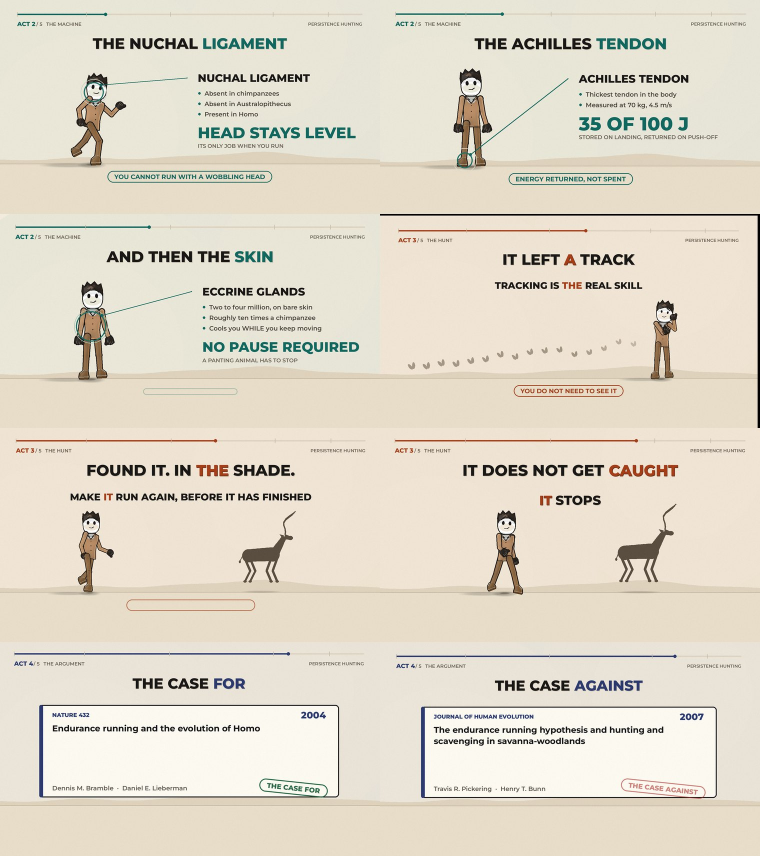
#> input picture styles/monarch-stickman-animation/_body_b.jpg, 1520 x 1712 px (shown at 1/2 size)
$ python -i stick2.py   (imports and definitions only)
#> lines starting #> are read from the running program, lines starting #| are printed output that depends on the picture
### styles/monarch-stickman-animation/src/stickbase.py
"""Doodle/stickman drawing primitives: hand-drawn strokes, rigged stick figure, props, board."""
import math, sys
import numpy as np
from PIL import Image, ImageDraw, ImageFilter, ImageFont, ImageChops
sys.path.insert(0, '/home/user/src')

W, H, FPS = 1080, 1920, 30
FD = '/home/user/fonts/'
MARKER, HAND, CAVEAT = FD + 'PermanentMarker.ttf', FD + 'PatrickHand.ttf', FD + 'Caveat-VF.ttf'

CHALK = (238, 242, 250)
GOLD = (255, 201, 60)
CYAN = (70, 224, 255)
MINT = (124, 255, 178)
RED = (255, 107, 107)
PINK = (255, 140, 200)
rng = np.random.default_rng(5)
TQ = 2

# ---------------------------------------------------------------- easing
def clamp(x, a=0., b=1.): return max(a, min(b, x))
def out_back(x, s=1.9): x = clamp(x); return 1 + (s + 1) * (x - 1) ** 3 + s * (x - 1) ** 2
def out_cubic(x): x = clamp(x); return 1 - (1 - x) ** 3
def out_expo(x): x = clamp(x); return 1 - 2 ** (-10 * x) if x < 1 else 1
def in_cubic(x): x = clamp(x); return x ** 3
def ease(x): x = clamp(x); return x * x * (3 - 2 * x)

def hsh(a, b=0.0):
    v = math.sin(a * 12.9898 + b * 78.233) * 43758.5453
    return v - math.floor(v)

def jpt(p, seed, tq, amp=2.6):
    return (p[0] + (hsh(seed * 1.7 + tq * 3.1) - .5) * 2 * amp,
            p[1] + (hsh(seed * 3.3 + tq * 5.7 + 9.1) - .5) * 2 * amp)

def _cut(pts, p):
    if p >= 1: return pts
    if p <= 0: return []
    segs = [math.dist(pts[i], pts[i + 1]) for i in range(len(pts) - 1)]
    total = sum(segs) or 1
    want = total * p
    out = [pts[0]]; acc = 0
    for i, L in enumerate(segs):
        if acc + L >= want:
            k = (want - acc) / max(L, 1e-6)
            out.append((pts[i][0] + (pts[i + 1][0] - pts[i][0]) * k,
                        pts[i][1] + (pts[i + 1][1] - pts[i][1]) * k))
            return out
        acc += L; out.append(pts[i + 1])
    return out

def poly(dr, pts, col=CHALK, w=9, p=1.0, seed=1.0, tq=0, amp=2.6, closed=False, fill=None):
    if len(pts) < 2 or p <= 0: return
    pj = [jpt(q, seed + i * 2.3, tq, amp) for i, q in enumerate(pts)]
    if closed: pj = pj + [pj[0]]
    pj = _cut(pj, p)
    if len(pj) < 2: return
    if fill and p >= 1: dr.polygon(pj, fill=fill)
    dr.line(pj, fill=col, width=w, joint='curve')
    r = w / 2 - .5
    for q in (pj[0], pj[-1]):
        dr.ellipse([q[0] - r, q[1] - r, q[0] + r, q[1] + r], fill=col)

def circ(dr, c, rad, col=CHALK, w=9, p=1.0, seed=2.0, tq=0, amp=2.4, segs=34, fill=None, start=-90):
    pts = [(c[0] + rad * math.cos(math.radians(start + 360 * i / segs)),
            c[1] + rad * math.sin(math.radians(start + 360 * i / segs))) for i in range(segs + 1)]
    if fill: dr.ellipse([c[0] - rad, c[1] - rad, c[0] + rad, c[1] + rad], fill=fill)
    poly(dr, pts, col, w, p, seed, tq, amp)

# [4 lines left out: function arc, not called in this run]

def box(dr, x0, y0, x1, y1, col=CHALK, w=9, p=1.0, seed=4.0, tq=0, amp=2.4, fill=None):
    poly(dr, [(x0, y0), (x1, y0), (x1, y1), (x0, y1)], col, w, p, seed, tq, amp, closed=True, fill=fill)

def squiggle(dr, x0, y, x1, col=GOLD, w=8, p=1.0, seed=5.0, tq=0, amp=3, n=9, h=11):
    poly(dr, [(x0 + (x1 - x0) * i / n, y + (h if i % 2 else -h)) for i in range(n + 1)], col, w, p, seed, tq, amp)

# [12 lines left out: function arrow, not called in this run]

# ---------------------------------------------------------------- text
_fc, _tc = {}, {}
def ft(path, size, var=None):
    k = (path, size, var)
    if k not in _fc:
        f = ImageFont.truetype(path, int(size))
        if var:
            try: f.set_variation_by_name(var)
            except Exception: pass
        _fc[k] = f
    return _fc[k]

# [38 lines left out: functions text_img, put, write, not called in this run]

# ---------------------------------------------------------------- stick rig
def rot2(a, v):
    ca, sa = math.cos(a), math.sin(a)
    return (v[0] * ca - v[1] * sa, v[0] * sa + v[1] * ca)

# [45 lines left out: functions stick, pose_idle, not called in this run]

def pose_sad(t):
    return dict(lean=8, head=16 + math.sin(t * 1.4) * 2, al=14, el=20, ar=-14, er=-20,
                ll=8, kl=4, lr=-8, kr=4)

# [4 lines left out: function pose_type, not called in this run]

def pose_cheer(t):
    a = math.sin(t * 6.5) * 14
    return dict(lean=-3, head=-6, al=168 + a, el=12, ar=-168 - a, er=-12, ll=20, kl=6, lr=-20, kr=6)

# [6 lines left out: function pose_point, not called in this run]

def pose_think(t):
    return dict(lean=4, head=10 + math.sin(t) * 2, al=16, el=14, ar=-52, er=-108, ll=10, kl=3, lr=-10, kr=3)

# [5 lines left out: function pose_walk, not called in this run]

def pose_shake(t):
    j = math.sin(t * 9) * 8
    return dict(lean=5, head=4, al=18, el=12, ar=-74 - j, er=-14, ll=11, kl=3, lr=-11, kr=3)

# [32 lines left out: functions pose_dance, coin, laptop, play_btn, speech, not called in this run]

def star(dr, x, y, r, col=GOLD, p=1., tq=0, seed=13, w=6):
    pts = []
    for i in range(10):
        rr = r if i % 2 == 0 else r * .45
        a = math.radians(-90 + i * 36)
        pts.append((x + rr * math.cos(a), y + rr * math.sin(a)))
    poly(dr, pts, col, w, p, seed, tq, 1.6, closed=True)

def tick(dr, x, y, s, col=MINT, p=1., tq=0, seed=17):
    poly(dr, [(x - s, y), (x - s * .25, y + s * .7), (x + s, y - s * .8)], col, 9, p, seed, tq, 1.8)

def cross(dr, x, y, s, col=RED, p=1., tq=0, seed=19, w=8):
    poly(dr, [(x - s, y - s), (x + s, y + s)], col, w, clamp(p * 2), seed, tq, 1.6)
    poly(dr, [(x + s, y - s), (x - s, y + s)], col, w, clamp(p * 2 - 1), seed + 1, tq, 1.6)

# [4 lines left out: function _bullet, not called in this run]

# ---------------------------------------------------------------- board
def make_board():
    base = np.zeros((H // 3, W // 3, 3), np.float32)
    base[:] = np.array([16, 20, 28], np.float32)
    base += rng.normal(0, 7, (H // 3, W // 3, 1))
    img = Image.fromarray(np.clip(base, 0, 255).astype(np.uint8)).filter(ImageFilter.GaussianBlur(1.6))
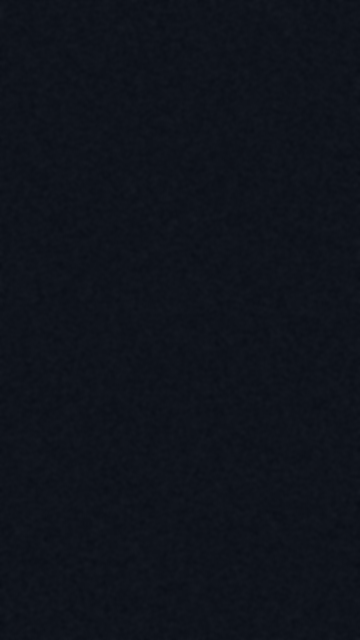
#> img: PIL image 360x640 RGB; mean R, G, B 15.5, 19.5, 27.5
    img = img.resize((W, H), Image.BICUBIC)
#> img: PIL image 1080x1920 RGB
    d = ImageDraw.Draw(img)
    for _ in range(900):
        x, y = rng.integers(0, W), rng.integers(0, H)
        r = rng.integers(1, 3); v = int(rng.integers(26, 60))
        d.ellipse([x, y, x + r, y + r], fill=(v + 10, v + 12, v + 16))
    for _ in range(14):
        x, y = int(rng.integers(0, W)), int(rng.integers(0, H))
        rr = int(rng.integers(70, 240))
        sm = Image.new('RGBA', (rr * 2, rr * 2), (0, 0, 0, 0))
        ImageDraw.Draw(sm).ellipse([0, 0, rr * 2, rr * 2], fill=(255, 255, 255, 7))
        reg = img.crop((x - rr, y - rr, x + rr, y + rr)).convert('RGBA')
        img.paste(Image.alpha_composite(reg, sm).convert('RGB'), (x - rr, y - rr))
#> this loop made 14 passes
#> pass 1, in make_board, `reg = img.crop((x - rr, y - rr, x + rr, y + rr)).convert('RGBA')`:
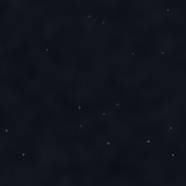
#> reg: PIL image 186x186 RGBA; mean R, G, B, A 15.6, 19.6, 27.6, 255
#> after the loop:
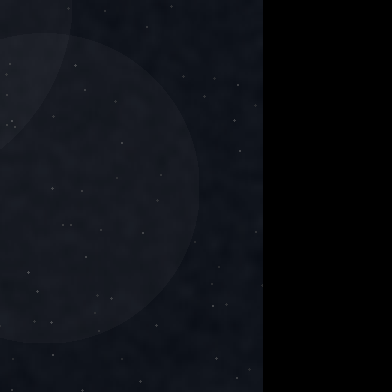
#> reg: PIL image 392x392 RGBA; mean R, G, B, A 13.2, 15.6, 20.9, 255
    return img.convert('RGB')

BOARD = make_board()
_vy, _vx = np.mgrid[0:H, 0:W].astype(np.float32)
_r = np.sqrt(((_vx - W / 2) / (W / 2)) ** 2 + ((_vy - H / 2) / (H / 2)) ** 2)
VIGN = np.clip(1.06 - .45 * _r ** 2.0, 0, 1.1)[..., None].astype(np.float32)
del _vy, _vx, _r
GRAIN = rng.normal(0, 1, (H // 2, W // 2, 1)).astype(np.float32)

### styles/monarch-stickman-animation/src/timeline.py
"""Shared timeline for the 37s stickman version (derived from measured VO clip lengths)."""
TEMPO = 1.45
RAW = [7.13, 10.15, 9.31, 6.40, 9.02, 8.33]
VO = [round(r / TEMPO, 3) for r in RAW]
LEAD = 0.30
TAIL = [0.35, 0.30, 0.30, 0.30, 0.30, 0.45]

DUR_TOTAL = 37.0
starts, t = [], 0.0
for i in range(6):
    starts.append(round(t, 3))
    t += (LEAD if i == 0 else 0.0) + VO[i] + TAIL[i]
SCENE_START = starts
SCENE_END = starts[1:] + [DUR_TOTAL]
VO_AT = [round(SCENE_START[i] + (LEAD if i == 0 else 0.05), 3) for i in range(6)]

# [4 lines that do not run on import are left out]

### styles/monarch-stickman-animation/src/stick2.py
"""STICKMAN v2 — maxed out: 3D marker type, animated parallax BG, ink/paint/eraser
transitions, comic VFX, camera moves, bloom + grade. 37s vertical."""
import math, subprocess, sys
import numpy as np
from PIL import Image, ImageDraw, ImageFilter, ImageChops
sys.path.insert(0, '/home/user/src')
from stickbase import (W, H, FPS, CHALK, GOLD, CYAN, MINT, RED, PINK, BOARD, VIGN, GRAIN,
                   clamp, out_back, out_cubic, out_expo, in_cubic, ease, hsh, TQ,
                   poly, circ, arc, box, squiggle, arrow, star, tick, cross, coin, laptop,
                   play_btn, speech, stick, pose_sad, pose_type, pose_point, pose_walk,
                   pose_shake, pose_dance, pose_cheer, ft, text_img, put, write,
                   MARKER, HAND, CAVEAT, _bullet)
from timeline import SCENE_START, SCENE_END, DUR_TOTAL

NF = int(FPS * DUR_TOTAL)
OUT = '/home/user/build/stick2_silent.mp4'
rng = np.random.default_rng(77)
ACCENT = [RED, CYAN, MINT, PINK, GOLD, GOLD]
CUTS = SCENE_START[1:]

# ===================================================== 3D marker type
class T3:
    _c = {}
    # [56 lines left out: functions __init__, sweep, t3, w3, not called in this run]

# ===================================================== animated background
BW, BH = 180, 320
_by, _bx = np.mgrid[0:BH, 0:BW].astype(np.float32)
# [12 lines left out: function wash, not called in this run]


def build_doodles():
    lay = Image.new('RGBA', (W, H + 600), (0, 0, 0, 0))
#> lay: PIL image 1080x2520 RGBA; every value is 0
    d = ImageDraw.Draw(lay)
    for i in range(46):
        x = hsh(i * 3.1) * W; y = hsh(i * 7.7) * (H + 600)
        s = 18 + hsh(i * 2.3) * 34
        col = [CHALK, GOLD, CYAN, MINT, PINK][i % 5] + (34,)
        k = i % 5
        if k == 0: circ(d, (x, y), s, col, 4, 1, i, 0, 2, 16)
        elif k == 1: star(d, x, y, s, col, 1, 0, i, 4)
        elif k == 2:
            f = ft(MARKER, int(s * 2.4)); d.text((x, y), '$', font=f, fill=col, anchor='mm')
        elif k == 3: poly(d, [(x - s, y + s), (x, y - s), (x + s, y + s)], col, 4, 1, i, 0, 2)
        else: squiggle(d, x - s, y, x + s, col, 4, 1, i, 0, 2, 5, 8)
    return lay
DOODLES = build_doodles()

def build_grid():
    lay = Image.new('RGBA', (W, H + 240), (0, 0, 0, 0))
#> lay: PIL image 1080x2160 RGBA; every value is 0
    d = ImageDraw.Draw(lay)
    for x in range(0, W, 135): d.line([(x, 0), (x, H + 240)], fill=(255, 255, 255, 9), width=2)
    for y in range(0, H + 240, 135): d.line([(0, y), (W, y)], fill=(255, 255, 255, 9), width=2)
    return lay
GRID = build_grid()

# ===================================================== comic VFX
# [411 lines left out: functions speed_lines, shockwave, comic_burst, dust, sparkle, flame and 12 more, not called in this run]

SCENES = [scene1, scene2, scene3, scene4, scene5, scene6]

# ===================================================== transitions
MW, MH = W // 2, H // 2
_my, _mx = np.mgrid[0:MH, 0:MW].astype(np.float32)
# [28 lines left out: function trans_mask, not called in this run]

TKIND = [0, 1, 2, 3, 4]
TDUR = 0.34

# ===================================================== post
# [42 lines left out: functions bloom, grade, camera, scene_layer, not called in this run]

def render(i):
    t = i / FPS
    tq = i // TQ
    si = max(k for k in range(6) if t >= SCENE_START[k])
    # ---- background
    mixn, nsi = 0.0, None
    for k, c in enumerate(CUTS):
        if c - .25 <= t < c + TDUR:
            nsi = k + 1; mixn = clamp((t - (c - .25)) / (TDUR + .25))
    bg = BOARD.convert('RGBA').copy()
    bg.alpha_composite(wash(t, si, nsi, mixn).convert('RGBA'))
    gy = int((t * 26) % 135)
    bg.alpha_composite(GRID, (0, -gy))
    dy = int((t * 34) % 600)
    bg.alpha_composite(DOODLES, (0, -dy))
    # ---- scene content (+ transition composite)
    layer = None
    for k, c in enumerate(CUTS):
        if c <= t < c + TDUR:
            p = (t - c) / TDUR
            old = scene_layer(k, 0, tq, lt=SCENE_END[k] - SCENE_START[k] - .001)
            new = scene_layer(k + 1, t, tq)
            m = trans_mask(TKIND[k], p)
            layer = Image.composite(new, old, m)
            # ink edge sparkle
            d = ImageDraw.Draw(layer)
            if TKIND[k] == 0:
                r = p ** 1.25 * 1400
                d.ellipse([W / 2 - r, H * .62 - r, W / 2 + r, H * .62 + r],
                          outline=ACCENT[k + 1] + (190,), width=10)
            elif TKIND[k] == 2:
                x = (p * 1.3 - .15) * W
                d.line([(x, 0), (x, H)], fill=CHALK + (170,), width=12)
            break
    if layer is None:
        layer = scene_layer(si, t, tq)
    hud(layer, t, tq)
    # chalk glow
    glow = layer.filter(ImageFilter.GaussianBlur(13))
    bg.alpha_composite(Image.blend(Image.new('RGBA', (W, H), (0, 0, 0, 0)), glow, .42))
    bg.alpha_composite(layer)
    frame = bg.convert('RGB')
    zoom, shx, shy, rot, flash, aberr, smear = camera(t)
    if smear > .5:
        a = np.asarray(frame).astype(np.float32); acc = np.zeros_like(a)
        for k in range(5): acc += np.roll(a, int((k - 2) * smear), axis=1)
        frame = Image.fromarray((acc / 5).astype(np.uint8))
    zw, zh = int(W * zoom), int(H * zoom)
    frame = frame.resize((zw, zh), Image.BILINEAR)
    if abs(rot) > .03: frame = frame.rotate(rot, Image.BILINEAR)
    ox = max(0, min(zw - W, (zw - W) // 2 + int(shx)))
    oy = max(0, min(zh - H, (zh - H) // 2 + int(shy)))
    frame = frame.crop((ox, oy, ox + W, oy + H))
    arr = np.asarray(frame).astype(np.float32)
    if aberr > .3:
        s = int(aberr)
        arr[..., 0] = np.roll(arr[..., 0], s, axis=1)
        arr[..., 2] = np.roll(arr[..., 2], -s, axis=1)
    arr = bloom(arr)
    arr = grade(arr)
    arr *= VIGN
    if flash > .004: arr += np.array([255, 248, 232], np.float32) * flash
    # paper jitter
    jx = int((hsh(tq * 1.1) - .5) * 4); jy = int((hsh(tq * 2.3 + 4) - .5) * 4)
    arr = np.roll(np.roll(arr, jx, 1), jy, 0)
    arr += np.repeat(np.repeat(GRAIN, 2, 0), 2, 1)[:H, :W] * 4.5
    return np.clip(arr, 0, 255).astype(np.uint8)

# [11 lines left out: function main, not called in this run]

# [2 lines not run here, left out]

>>> import cv2
>>> picture = cv2.imread('../_body_b.jpg', cv2.IMREAD_GRAYSCALE)
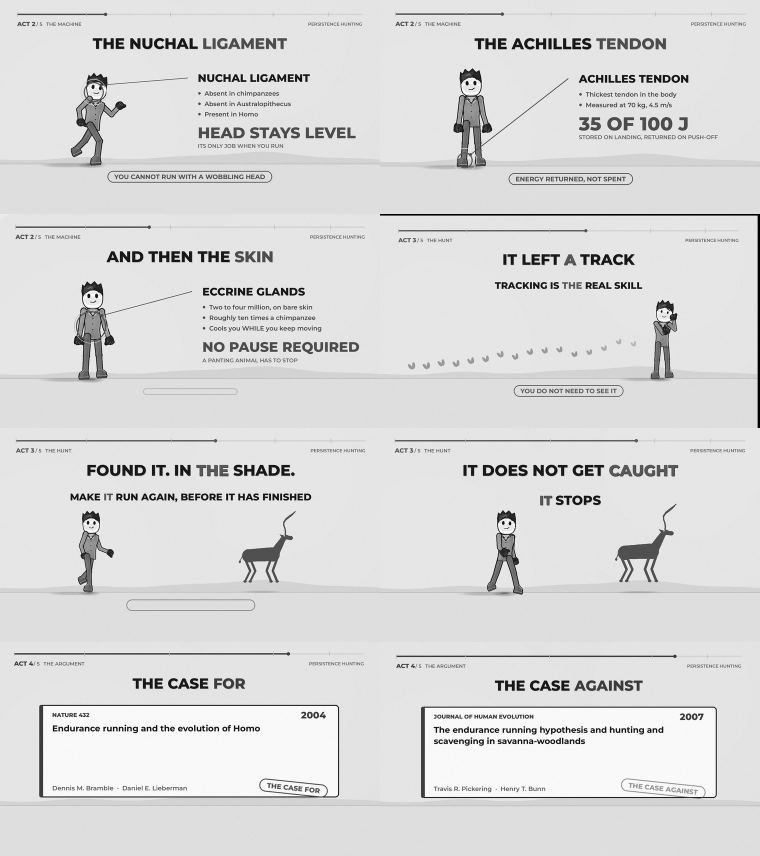
#> picture: shape (1712, 1520) (shown at 1/2 size); min 0, max 255, mean 218.5
>>> result = render(picture)
#> in render, `tq = i // TQ`:
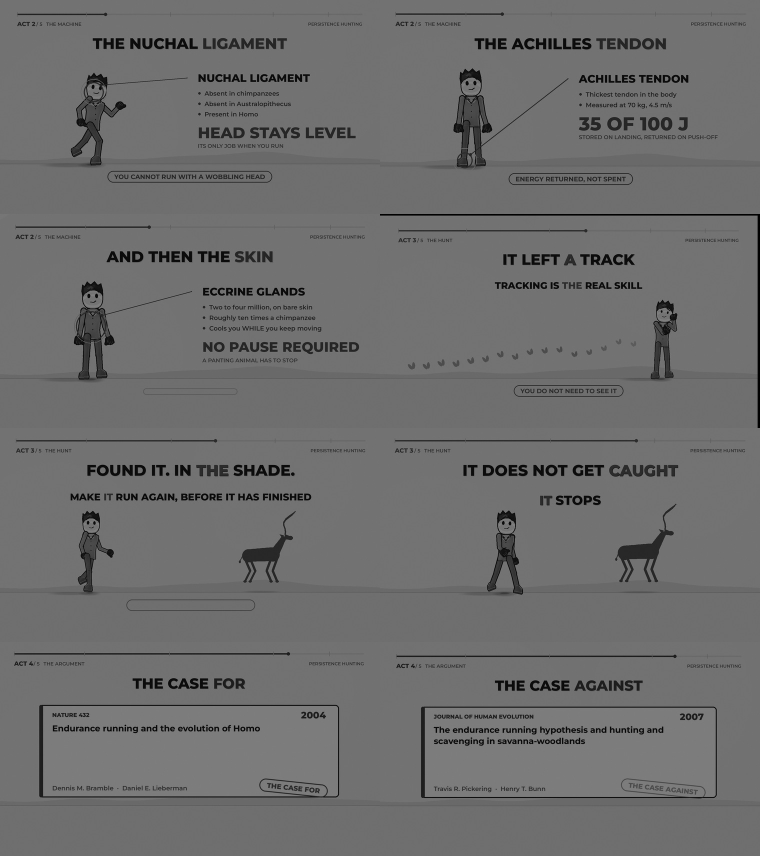
#> tq: shape (1712, 1520) (shown at 1/2 size); min 0, max 127, mean 109
#> (the run stopped early here; a loop or call above may not have finished)

$ run again, on styles/monarch-stickman-animation/_probe.png
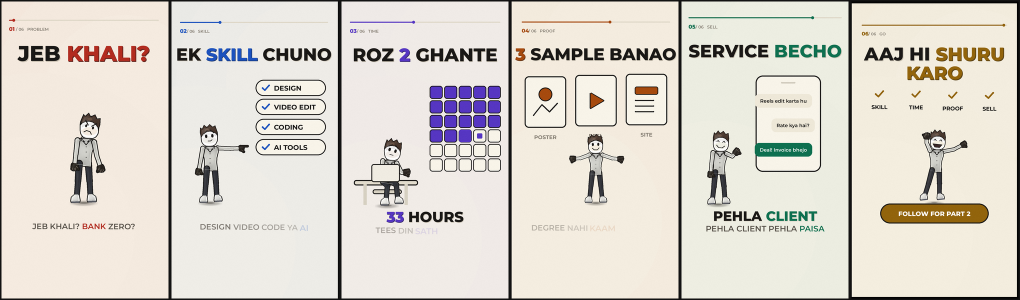
#> input picture styles/monarch-stickman-animation/_probe.png, 2040 x 600 px (shown at 1/2 size)
#> `picture = cv2.imread('../_body_b.jpg', cv2.IMREAD_GRAYSCALE)`:
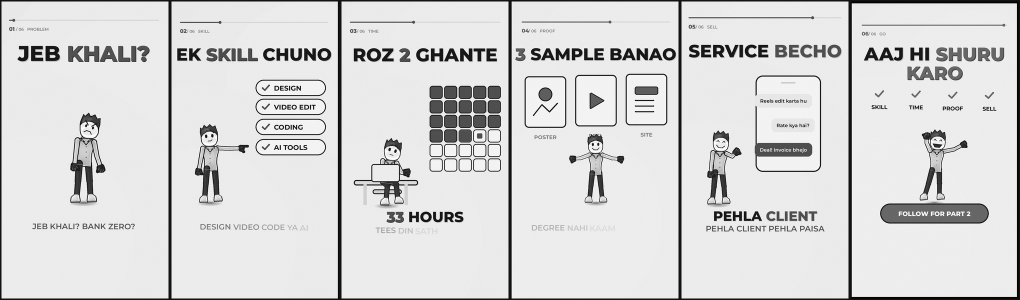
#> picture: shape (600, 2040) (shown at 1/2 size); min 0, max 255, mean 215.2
#> in render, `tq = i // TQ`:
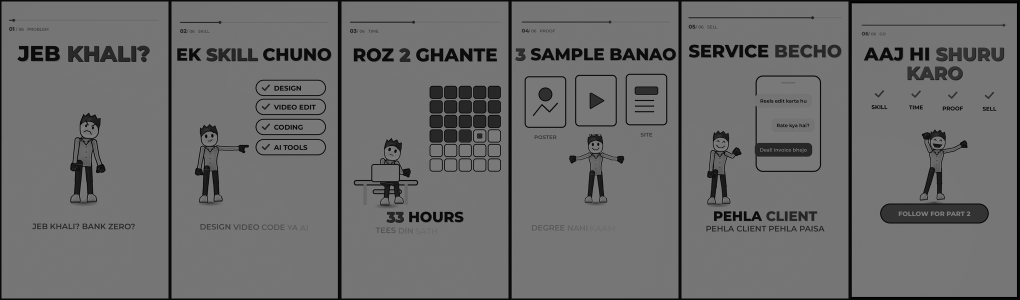
#> tq: shape (600, 2040) (shown at 1/2 size); min 0, max 127, mean 107.4
